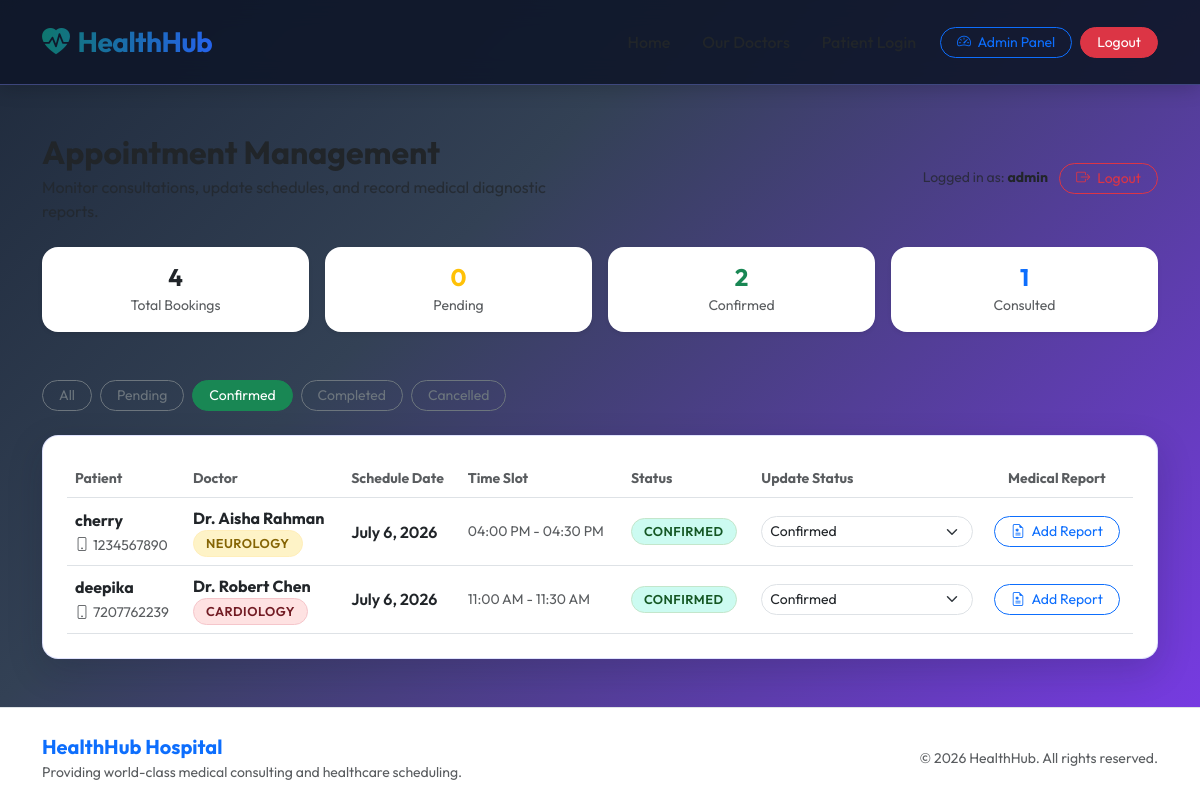
The page /admin-panel/?status=CONFIRMED (signed in) on the database its author committed.
### hospital/models.py (models this page shows, shortened)
class Appointment(models.Model):
    STATUS_CHOICES = [
        ('PENDING', 'Pending Confirmation'),
        ('CONFIRMED', 'Confirmed'),
        ('COMPLETED', 'Consultation Completed'),
        ('CANCELLED', 'Cancelled'),
    ]
    patient_name = models.CharField(max_length=100)
    patient_phone = models.CharField(max_length=15)
    doctor = models.ForeignKey(Doctor, on_delete=models.CASCADE, related_name='appointments')
    appointment_date = models.DateField()
    time_slot = models.CharField(max_length=20, help_text="e.g. 10:00 AM - 10:30 AM")
    reason = models.TextField(blank=True)
    status = models.CharField(max_length=15, choices=STATUS_CHOICES, default='PENDING')
    created_at = models.DateTimeField(auto_now_add=True)
    class Meta:
        unique_together = ['doctor', 'appointment_date', 'time_slot']

class Doctor(models.Model):
    DEPARTMENTS = [
        ('CARDIO', 'Cardiology'),
        ('PEDIA', 'Pediatrics'),
        ('ORTHO', 'Orthopedics'),
        ('NEURO', 'Neurology'),
    ]
    name = models.CharField(max_length=100)
    department = models.CharField(max_length=10, choices=DEPARTMENTS)
    specialization = models.CharField(max_length=150)
    consultation_fee = models.DecimalField(max_digits=8, decimal_places=2)
    available_days = models.CharField(max_length=100, default="Mon - Fri")
    is_active = models.BooleanField(default=True)

### hospital/views.py (the view)
# urls.py: path('admin-panel/', views.admin_dashboard, name='admin_dashboard'),
@staff_member_required(login_url='admin_login')
def admin_dashboard(request):
    status_filter = request.GET.get('status', '')
    appointments = Appointment.objects.all().order_by('-appointment_date', '-created_at')
    if status_filter:
        appointments = appointments.filter(status=status_filter)
    stats = {
        'total': Appointment.objects.count(),
        'pending': Appointment.objects.filter(status='PENDING').count(),
        'confirmed': Appointment.objects.filter(status='CONFIRMED').count(),
        'completed': Appointment.objects.filter(status='COMPLETED').count(),
        'cancelled': Appointment.objects.filter(status='CANCELLED').count(),
    }
    context = {
        'appointments': appointments,
        'selected_status': status_filter,
        'stats': stats,
        'status_choices': Appointment.STATUS_CHOICES,
    }
    return render(request, 'hospital/admin_dashboard.html', context)

### hospital/templates/hospital/admin_dashboard.html (shortened to what this page needs)
{% extends 'hospital/base.html' %}
{% block content %}
<div class="row mb-4 align-items-center">
    <div class="col-md-6">
        <h2 class="fw-bold text-dark mb-1">Appointment Management</h2>
        <p class="text-muted mb-0">Monitor consultations, update schedules, and record medical diagnostic reports.</p>
    </div>
    <div class="col-md-6 text-md-end mt-3 mt-md-0">
        <span class="text-muted me-2 small">Logged in as: <strong class="text-dark">{{ user.username }}</strong></span>
        <a class="btn btn-sm btn-outline-danger rounded-pill px-3" href="{% url 'admin_logout' %}">
            <i class="bi bi-box-arrow-right me-1"></i> Logout
        </a>
    </div>
</div>
<div class="row g-3 mb-5 fade-in">
    <div class="col-6 col-lg-3">
        <div class="p-3 bg-white glass-card rounded-4 border-0 text-center shadow-sm">
            <h4 class="fw-bold mb-0 text-dark">{{ stats.total }}</h4>
            <small class="text-muted small uppercase tracking-wider">Total Bookings</small>
        </div>
    </div>
    <div class="col-6 col-lg-3">
        <div class="p-3 bg-white glass-card rounded-4 border-0 text-center shadow-sm">
            <h4 class="fw-bold mb-0 text-warning">{{ stats.pending }}</h4>
            <small class="text-muted small uppercase tracking-wider">Pending</small>
        </div>
    </div>
    <div class="col-6 col-lg-3">
        <div class="p-3 bg-white glass-card rounded-4 border-0 text-center shadow-sm">
            <h4 class="fw-bold mb-0 text-success">{{ stats.confirmed }}</h4>
            <small class="text-muted small uppercase tracking-wider">Confirmed</small>
        </div>
    </div>
    <div class="col-6 col-lg-3">
        <div class="p-3 bg-white glass-card rounded-4 border-0 text-center shadow-sm">
            <h4 class="fw-bold mb-0 text-primary">{{ stats.completed }}</h4>
            <small class="text-muted small uppercase tracking-wider">Consulted</small>
        </div>
    </div>
</div>
<div class="row mb-4 align-items-center justify-content-between fade-in delay-1">
    <div class="col-md-auto mb-3 mb-md-0">
        <div class="d-flex flex-wrap gap-2">
            <a href="{% url 'admin_dashboard' %}" class="btn btn-sm rounded-pill px-3 {% if not selected_status %}btn-primary{% else %}btn-outline-secondary{% endif %}">
                All
            </a>
            <a href="{% url 'admin_dashboard' %}?status=PENDING" class="btn btn-sm rounded-pill px-3 {% if selected_status == 'PENDING' %}btn-warning text-dark{% else %}btn-outline-secondary{% endif %}">
                Pending
            </a>
            <a href="{% url 'admin_dashboard' %}?status=CONFIRMED" class="btn btn-sm rounded-pill px-3 {% if selected_status == 'CONFIRMED' %}btn-success{% else %}btn-outline-secondary{% endif %}">
                Confirmed
            </a>
            <a href="{% url 'admin_dashboard' %}?status=COMPLETED" class="btn btn-sm rounded-pill px-3 {% if selected_status == 'COMPLETED' %}btn-primary{% else %}btn-outline-secondary{% endif %}">
                Completed
            </a>
            <a href="{% url 'admin_dashboard' %}?status=CANCELLED" class="btn btn-sm rounded-pill px-3 {% if selected_status == 'CANCELLED' %}btn-danger{% else %}btn-outline-secondary{% endif %}">
                Cancelled
            </a>
        </div>
    </div>
</div>
<div class="glass-card bg-white p-4 fade-in delay-2">
    {% if appointments %}
        <div class="table-responsive">
            <table class="table table-hover align-middle mb-0">
                <thead>
                    <tr>
                        <th class="text-muted small">Patient</th>
                        <th class="text-muted small">Doctor</th>
                        <th class="text-muted small">Schedule Date</th>
                        <th class="text-muted small">Time Slot</th>
                        <th class="text-muted small">Status</th>
                        <th class="text-muted small">Update Status</th>
                        <th class="text-muted small text-center">Medical Report</th>
                    </tr>
                </thead>
                <tbody>
                    {% for app in appointments %}
                        <tr>
                            <td>
                                <div class="fw-bold text-dark">{{ app.patient_name }}</div>
                                <small class="text-muted"><i class="bi bi-phone me-1"></i>{{ app.patient_phone }}</small>
                            </td>
                            <td>
                                <div class="fw-bold text-dark">Dr. {{ app.doctor.name }}</div>
                                <span class="badge badge-custom {% if app.doctor.department == 'CARDIO' %}badge-cancelled{% elif app.doctor.department == 'PEDIA' %}badge-completed{% elif app.doctor.department == 'ORTHO' %}badge-confirmed{% else %}badge-pending{% endif %}">
                                    {{ app.doctor.get_department_display }}
                                </span>
                            </td>
                            <td class="fw-semibold">{{ app.appointment_date }}</td>
                            <td class="text-muted small">{{ app.time_slot }}</td>
                            <td>
                                {% if app.status == 'PENDING' %}
                                    <span class="badge badge-custom badge-pending">{{ app.get_status_display }}</span>
                                {% elif app.status == 'CONFIRMED' %}
                                    <span class="badge badge-custom badge-confirmed">{{ app.get_status_display }}</span>
                                {% elif app.status == 'COMPLETED' %}
                                    <span class="badge badge-custom badge-completed">{{ app.get_status_display }}</span>
                                {% else %}
                                    <span class="badge badge-custom badge-cancelled">{{ app.get_status_display }}</span>
                                {% endif %}
                            </td>
                            <td>
                                <form method="POST" action="{% url 'update_appointment_status' app.id %}" class="d-flex align-items-center gap-2">
                                    <select name="status" class="form-select form-select-sm rounded-pill" style="min-width: 120px;" onchange="this.form.submit()">
                                        {% for status_val, status_lbl in status_choices %}
                                            <option value="{{ status_val }}" {% if app.status == status_val %}selected{% endif %}>{{ status_lbl }}</option>
                                        {% endfor %}
                                    </select>
                                </form>
                            </td>
                            <td class="text-center">
                                {% if app.status == 'COMPLETED' or app.status == 'CONFIRMED' %}
                                    <button type="button" class="btn btn-sm {% if app.medical_report %}btn-primary{% else %}btn-outline-primary{% endif %} rounded-pill px-3" data-bs-toggle="modal" data-bs-target="#reportModal{{ app.id }}">
                                        {% if app.medical_report %}
                                            <i class="bi bi-file-earmark-medical-fill me-1"></i> Edit Report
                                        {% else %}
                                            <i class="bi bi-file-earmark-medical me-1"></i> Add Report
                                        {% endif %}
                                    </button>
                                {% else %}
                                    <span class="text-muted small">Status must be confirmed/completed</span>
                                {% endif %}
                            </td>
                        </tr>
                    {% endfor %}
                </tbody>
            </table>
        </div>
    {% else %}
        <div class="text-center py-5">
            <i class="bi bi-calendar-x text-muted display-4"></i>
            <h5 class="mt-3">No appointments found matching that status.</h5>
            <p class="text-muted small">New bookings will appear here immediately after form submission.</p>
        </div>
    {% endif %}
</div>
{% endblock %}

### static/css/style.css (style rules this page uses)
:root { --primary: #2563eb; --primary-light: #dbeafe; --secondary: #64748b; --success: #0f766e; --success-light: #ccfbf1; --danger: #dc2626; --danger-light: #fee2e2; --warning: #d97706; --warning-light: #fef3c7; --info: #0891b2; --dark: #0f172a; --light: #f8fafc; --white: #ffffff; --teal: #0f766e; --teal-light: #ccfbf1; --purple: #7c3aed; --purple-light: #ede9fe; --glass-bg: rgba(255, 255, 255, 0.78); --glass-border: rgba(255, 255, 255, 0.5); --glass-shadow: 0 10px 30px 0 rgba(15, 23, 42, 0.12); }
body { font-family: 'Outfit', sans-serif; background: linear-gradient(135deg, #1e293b 0%, #334155 35%, #7c3aed 100%); min-height: 100vh; color: #f8fafc; display: flex; flex-direction: column; }
.glass-card { background: rgba(255, 255, 255, 0.92); backdrop-filter: blur(8px); -webkit-backdrop-filter: blur(8px); border: 1px solid rgba(129, 140, 248, 0.25); border-radius: 16px; box-shadow: 0 12px 35px rgba(15, 23, 42, 0.18); transition: all 0.3s cubic-bezier(0.4, 0, 0.2, 1); }
.badge-custom { padding: 6px 12px; border-radius: 30px; font-weight: 600; font-size: 0.8rem; text-transform: uppercase; letter-spacing: 0.5px; }
.badge-pending { background-color: var(--warning-light); color: #856404; border: 1px solid #ffeeba; }
.badge-confirmed { background-color: var(--success-light); color: #155724; border: 1px solid #c3e6cb; }
.badge-cancelled { background-color: var(--danger-light); color: #721c24; border: 1px solid #f5c6cb; }
.fade-in { animation: fadeIn 0.4s ease-out forwards; }
.delay-1 { animation-delay: 0.1s; }
.delay-2 { animation-delay: 0.2s; }

### rows shown on the page
Appointment: patient_name "cherry", patient_phone "1234567890", doctor.name "Aisha Rahman", doctor.department "NEUROLOGY", appointment_date "July 6, 2026", time_slot "04:00 PM - 04:30 PM", status "CONFIRMED", status "Confirmed"
Appointment: patient_name "deepika", patient_phone "7207762239", doctor.name "Robert Chen", doctor.department "CARDIOLOGY", appointment_date "July 6, 2026", time_slot "11:00 AM - 11:30 AM", status "CONFIRMED", status "Confirmed"

### other values the page prints
{{ user.username }} "admin"
{{ stats.total }} "4"
{{ stats.pending }} "0"
{{ stats.confirmed }} "2"
{{ stats.completed }} "1"
